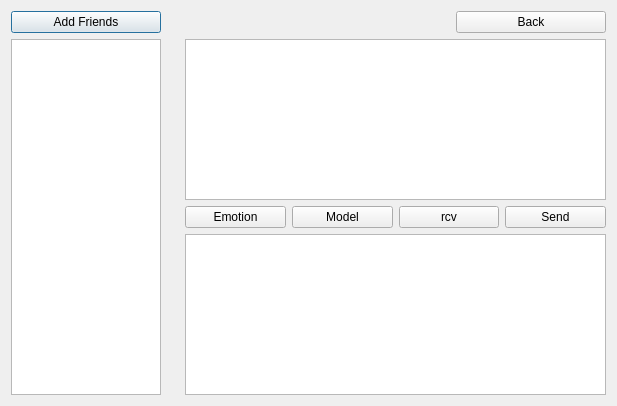
<?xml version="1.0" encoding="UTF-8"?>
<ui version="4.0">
 <class>DialogFriends</class>
 <widget class="QDialog" name="DialogFriends">
  <property name="geometry">
   <rect>
    <x>0</x>
    <y>0</y>
    <width>617</width>
    <height>406</height>
   </rect>
  </property>
  <property name="windowTitle">
   <string>Dialog</string>
  </property>
  <layout class="QGridLayout" name="gridLayout">
   <item row="1" column="0">
    <layout class="QVBoxLayout" name="verticalLayout">
     <item>
      <widget class="QListWidget" name="listFriends">
       <property name="minimumSize">
        <size>
         <width>150</width>
         <height>0</height>
        </size>
       </property>
       <property name="maximumSize">
        <size>
         <width>150</width>
         <height>16777215</height>
        </size>
       </property>
      </widget>
     </item>
    </layout>
   </item>
   <item row="0" column="0" colspan="5">
    <layout class="QHBoxLayout" name="horizontalLayout_2">
     <item>
      <widget class="QPushButton" name="btnAddFriend">
       <property name="minimumSize">
        <size>
         <width>150</width>
         <height>0</height>
        </size>
       </property>
       <property name="maximumSize">
        <size>
         <width>150</width>
         <height>16777215</height>
        </size>
       </property>
       <property name="text">
        <string>Add Friends</string>
       </property>
      </widget>
     </item>
     <item>
      <spacer name="horizontalSpacer">
       <property name="orientation">
        <enum>Qt::Horizontal</enum>
       </property>
       <property name="sizeHint" stdset="0">
        <size>
         <width>40</width>
         <height>20</height>
        </size>
       </property>
      </spacer>
     </item>
     <item>
      <widget class="QPushButton" name="btnBack">
       <property name="minimumSize">
        <size>
         <width>150</width>
         <height>0</height>
        </size>
       </property>
       <property name="maximumSize">
        <size>
         <width>150</width>
         <height>16777215</height>
        </size>
       </property>
       <property name="text">
        <string>Back</string>
       </property>
      </widget>
     </item>
    </layout>
   </item>
   <item row="1" column="4">
    <layout class="QVBoxLayout" name="verticalLayout_2">
     <item>
      <widget class="QTextBrowser" name="browserContext"/>
     </item>
     <item>
      <layout class="QHBoxLayout" name="horizontalLayout">
       <item>
        <widget class="QPushButton" name="btnEmotion">
         <property name="text">
          <string>Emotion</string>
         </property>
        </widget>
       </item>
       <item>
        <widget class="QPushButton" name="btnModel">
         <property name="text">
          <string>Model</string>
         </property>
        </widget>
       </item>
       <item>
        <widget class="QPushButton" name="btnTest">
         <property name="text">
          <string>rcv</string>
         </property>
        </widget>
       </item>
       <item>
        <widget class="QPushButton" name="btnSend">
         <property name="minimumSize">
          <size>
           <width>100</width>
           <height>0</height>
          </size>
         </property>
         <property name="text">
          <string>Send</string>
         </property>
        </widget>
       </item>
      </layout>
     </item>
     <item>
      <widget class="QTextEdit" name="msgEditor"/>
     </item>
    </layout>
   </item>
  </layout>
 </widget>
 <resources/>
 <connections/>
</ui>
